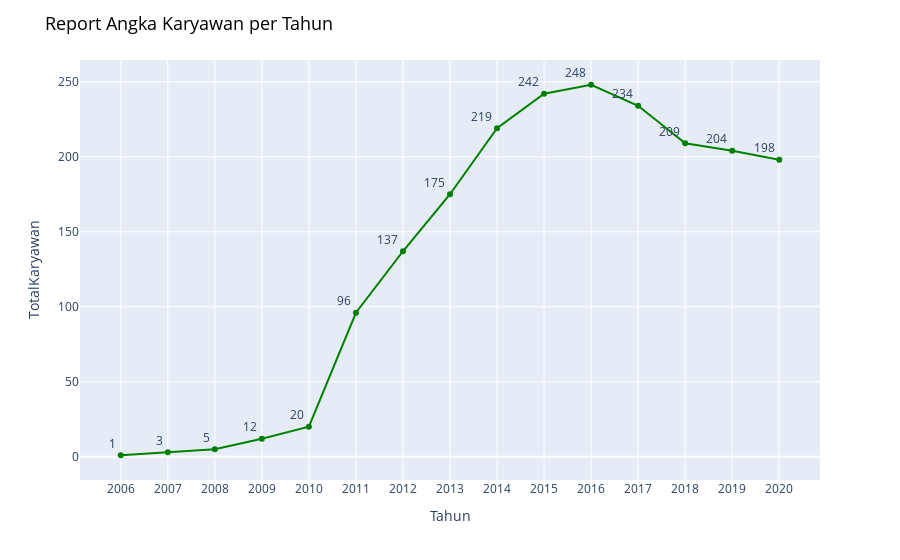

Notebook cell for this chart:
### Code cell
totalkaryawan = px.line(Reportbyyear, x = 'Tahun', y = 'TotalKaryawan', text = 'TotalKaryawan', color_discrete_sequence = ['green'], markers = True)
totalkaryawan.update_traces(textposition="top left")
totalkaryawan.update_layout(
    xaxis=dict(
        tickmode='linear'
    )
)
totalkaryawan.update_layout(title="Report Angka Karyawan per Tahun",title_font=dict(size=18, color="black"))

### Figure 1 — Plotly figure (JSON) as saved in the notebook; plotly's stock layout.template omitted (floating-point values rounded to 4 significant figures)
{"data": [{"hovertemplate": "Tahun=%{x}<br>TotalKaryawan=%{text}<extra></extra>", "legendgroup": "", "line": {"color": "green", "dash": "solid"}, "marker": {"symbol": "circle"}, "mode": "text+markers+lines", "name": "", "orientation": "v", "showlegend": false, "text": [1, 3, 5, 12, 20, 96, 137, 175, 219, 242, 248, 234, 209, 204, 198], "textposition": "top left", "type": "scatter", "x": [2006, 2007, 2008, 2009, 2010, 2011, 2012, 2013, 2014, 2015, 2016, 2017, 2018, 2019, 2020], "xaxis": "x", "y": [1, 3, 5, 12, 20, 96, 137, 175, 219, 242, 248, 234, 209, 204, 198], "yaxis": "y"}], "layout": {"legend": {"tracegroupgap": 0}, "margin": {"t": 60}, "title": {"font": {"color": "black", "size": 18}, "text": "Report Angka Karyawan per Tahun"}, "xaxis": {"anchor": "y", "domain": [0, 1], "tickmode": "linear", "title": {"text": "Tahun"}}, "yaxis": {"anchor": "x", "domain": [0, 1], "title": {"text": "TotalKaryawan"}}}}
